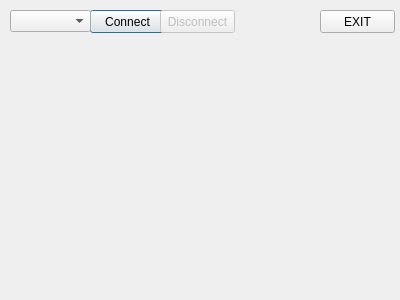
<?xml version="1.0" encoding="UTF-8"?>
<ui version="4.0">
 <class>Dialog</class>
 <widget class="QDialog" name="Dialog">
  <property name="geometry">
   <rect>
    <x>0</x>
    <y>0</y>
    <width>400</width>
    <height>300</height>
   </rect>
  </property>
  <property name="windowTitle">
   <string>Dialog</string>
  </property>
  <widget class="QPushButton" name="buttonConnect">
   <property name="geometry">
    <rect>
     <x>90</x>
     <y>10</y>
     <width>75</width>
     <height>23</height>
    </rect>
   </property>
   <property name="text">
    <string>Connect</string>
   </property>
  </widget>
  <widget class="QPushButton" name="buttonEXIT">
   <property name="geometry">
    <rect>
     <x>320</x>
     <y>10</y>
     <width>75</width>
     <height>23</height>
    </rect>
   </property>
   <property name="text">
    <string>EXIT</string>
   </property>
  </widget>
  <widget class="QComboBox" name="comboCOM">
   <property name="geometry">
    <rect>
     <x>10</x>
     <y>10</y>
     <width>81</width>
     <height>22</height>
    </rect>
   </property>
  </widget>
  <widget class="QPushButton" name="buttonDisconnect">
   <property name="enabled">
    <bool>false</bool>
   </property>
   <property name="geometry">
    <rect>
     <x>160</x>
     <y>10</y>
     <width>75</width>
     <height>23</height>
    </rect>
   </property>
   <property name="text">
    <string>Disconnect</string>
   </property>
  </widget>
 </widget>
 <resources/>
 <connections/>
</ui>
